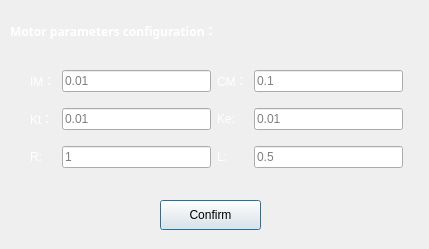
<?xml version="1.0" encoding="UTF-8"?>
<ui version="4.0">
 <class>Dialog</class>
 <widget class="QDialog" name="Dialog">
  <property name="geometry">
   <rect>
    <x>0</x>
    <y>0</y>
    <width>429</width>
    <height>249</height>
   </rect>
  </property>
  <property name="minimumSize">
   <size>
    <width>429</width>
    <height>249</height>
   </size>
  </property>
  <property name="maximumSize">
   <size>
    <width>429</width>
    <height>249</height>
   </size>
  </property>
  <property name="windowTitle">
   <string>Motor</string>
  </property>
  <widget class="QLabel" name="label">
   <property name="geometry">
    <rect>
     <x>10</x>
     <y>20</y>
     <width>301</width>
     <height>21</height>
    </rect>
   </property>
   <property name="palette">
    <palette>
     <active>
      <colorrole role="WindowText">
       <brush brushstyle="SolidPattern">
        <color alpha="255">
         <red>255</red>
         <green>255</green>
         <blue>255</blue>
        </color>
       </brush>
      </colorrole>
     </active>
     <inactive>
      <colorrole role="WindowText">
       <brush brushstyle="SolidPattern">
        <color alpha="255">
         <red>255</red>
         <green>255</green>
         <blue>255</blue>
        </color>
       </brush>
      </colorrole>
     </inactive>
     <disabled>
      <colorrole role="WindowText">
       <brush brushstyle="SolidPattern">
        <color alpha="255">
         <red>120</red>
         <green>120</green>
         <blue>120</blue>
        </color>
       </brush>
      </colorrole>
     </disabled>
    </palette>
   </property>
   <property name="font">
    <font>
     <family>Arial Black</family>
     <pointsize>9</pointsize>
     <weight>75</weight>
     <bold>true</bold>
    </font>
   </property>
   <property name="text">
    <string>Motor parameters configuration：</string>
   </property>
  </widget>
  <widget class="QPushButton" name="pushButton_confirm">
   <property name="geometry">
    <rect>
     <x>160</x>
     <y>200</y>
     <width>101</width>
     <height>30</height>
    </rect>
   </property>
   <property name="text">
    <string>Confirm</string>
   </property>
  </widget>
  <widget class="QWidget" name="">
   <property name="geometry">
    <rect>
     <x>30</x>
     <y>60</y>
     <width>373</width>
     <height>121</height>
    </rect>
   </property>
   <layout class="QGridLayout" name="gridLayout">
    <item row="0" column="0">
     <widget class="QLabel" name="label_2">
      <property name="sizePolicy">
       <sizepolicy hsizetype="Preferred" vsizetype="Preferred">
        <horstretch>0</horstretch>
        <verstretch>0</verstretch>
       </sizepolicy>
      </property>
      <property name="palette">
       <palette>
        <active>
         <colorrole role="WindowText">
          <brush brushstyle="SolidPattern">
           <color alpha="255">
            <red>255</red>
            <green>255</green>
            <blue>255</blue>
           </color>
          </brush>
         </colorrole>
        </active>
        <inactive>
         <colorrole role="WindowText">
          <brush brushstyle="SolidPattern">
           <color alpha="255">
            <red>255</red>
            <green>255</green>
            <blue>255</blue>
           </color>
          </brush>
         </colorrole>
        </inactive>
        <disabled>
         <colorrole role="WindowText">
          <brush brushstyle="SolidPattern">
           <color alpha="255">
            <red>120</red>
            <green>120</green>
            <blue>120</blue>
           </color>
          </brush>
         </colorrole>
        </disabled>
       </palette>
      </property>
      <property name="toolTip">
       <string>&lt;html&gt;&lt;head/&gt;&lt;body&gt;&lt;p&gt;Moment of Inertia on Motor&lt;/p&gt;&lt;p&gt;Unit: kgm^2&lt;/p&gt;&lt;/body&gt;&lt;/html&gt;</string>
      </property>
      <property name="text">
       <string>IM：</string>
      </property>
     </widget>
    </item>
    <item row="0" column="1">
     <widget class="QLineEdit" name="lineEdit_motor_IM">
      <property name="placeholderText">
       <string>0.01</string>
      </property>
     </widget>
    </item>
    <item row="0" column="2">
     <widget class="QLabel" name="label_3">
      <property name="palette">
       <palette>
        <active>
         <colorrole role="WindowText">
          <brush brushstyle="SolidPattern">
           <color alpha="255">
            <red>255</red>
            <green>255</green>
            <blue>255</blue>
           </color>
          </brush>
         </colorrole>
        </active>
        <inactive>
         <colorrole role="WindowText">
          <brush brushstyle="SolidPattern">
           <color alpha="255">
            <red>255</red>
            <green>255</green>
            <blue>255</blue>
           </color>
          </brush>
         </colorrole>
        </inactive>
        <disabled>
         <colorrole role="WindowText">
          <brush brushstyle="SolidPattern">
           <color alpha="255">
            <red>120</red>
            <green>120</green>
            <blue>120</blue>
           </color>
          </brush>
         </colorrole>
        </disabled>
       </palette>
      </property>
      <property name="toolTip">
       <string>&lt;html&gt;&lt;head/&gt;&lt;body&gt;&lt;p&gt;Damping of Motor&lt;/p&gt;&lt;p&gt;Unit: Nms&lt;/p&gt;&lt;/body&gt;&lt;/html&gt;</string>
      </property>
      <property name="text">
       <string>CM：</string>
      </property>
     </widget>
    </item>
    <item row="0" column="3">
     <widget class="QLineEdit" name="lineEdit_motor_CM">
      <property name="sizePolicy">
       <sizepolicy hsizetype="Expanding" vsizetype="Fixed">
        <horstretch>0</horstretch>
        <verstretch>4</verstretch>
       </sizepolicy>
      </property>
      <property name="placeholderText">
       <string>0.1</string>
      </property>
     </widget>
    </item>
    <item row="1" column="0">
     <widget class="QLabel" name="label_4">
      <property name="palette">
       <palette>
        <active>
         <colorrole role="WindowText">
          <brush brushstyle="SolidPattern">
           <color alpha="255">
            <red>255</red>
            <green>255</green>
            <blue>255</blue>
           </color>
          </brush>
         </colorrole>
        </active>
        <inactive>
         <colorrole role="WindowText">
          <brush brushstyle="SolidPattern">
           <color alpha="255">
            <red>255</red>
            <green>255</green>
            <blue>255</blue>
           </color>
          </brush>
         </colorrole>
        </inactive>
        <disabled>
         <colorrole role="WindowText">
          <brush brushstyle="SolidPattern">
           <color alpha="255">
            <red>120</red>
            <green>120</green>
            <blue>120</blue>
           </color>
          </brush>
         </colorrole>
        </disabled>
       </palette>
      </property>
      <property name="toolTip">
       <string>&lt;html&gt;&lt;head/&gt;&lt;body&gt;&lt;p&gt;Motor Torque Constant&lt;/p&gt;&lt;p&gt;Unit:Nm/An&lt;/p&gt;&lt;/body&gt;&lt;/html&gt;</string>
      </property>
      <property name="text">
       <string>Kt：</string>
      </property>
     </widget>
    </item>
    <item row="1" column="1">
     <widget class="QLineEdit" name="lineEdit_motor_Kt">
      <property name="text">
       <string/>
      </property>
      <property name="placeholderText">
       <string>0.01</string>
      </property>
     </widget>
    </item>
    <item row="1" column="2">
     <widget class="QLabel" name="label_8">
      <property name="sizePolicy">
       <sizepolicy hsizetype="Preferred" vsizetype="Preferred">
        <horstretch>0</horstretch>
        <verstretch>0</verstretch>
       </sizepolicy>
      </property>
      <property name="palette">
       <palette>
        <active>
         <colorrole role="WindowText">
          <brush brushstyle="SolidPattern">
           <color alpha="255">
            <red>255</red>
            <green>255</green>
            <blue>255</blue>
           </color>
          </brush>
         </colorrole>
        </active>
        <inactive>
         <colorrole role="WindowText">
          <brush brushstyle="SolidPattern">
           <color alpha="255">
            <red>255</red>
            <green>255</green>
            <blue>255</blue>
           </color>
          </brush>
         </colorrole>
        </inactive>
        <disabled>
         <colorrole role="WindowText">
          <brush brushstyle="SolidPattern">
           <color alpha="255">
            <red>120</red>
            <green>120</green>
            <blue>120</blue>
           </color>
          </brush>
         </colorrole>
        </disabled>
       </palette>
      </property>
      <property name="toolTip">
       <string>&lt;html&gt;&lt;head/&gt;&lt;body&gt;&lt;p&gt;Electromotive Force Constant&lt;/p&gt;&lt;p&gt;Unit: V/rad/s&lt;/p&gt;&lt;/body&gt;&lt;/html&gt;</string>
      </property>
      <property name="text">
       <string>Ke:</string>
      </property>
     </widget>
    </item>
    <item row="1" column="3">
     <widget class="QLineEdit" name="lineEdit_motor_Ke">
      <property name="sizePolicy">
       <sizepolicy hsizetype="Expanding" vsizetype="Fixed">
        <horstretch>0</horstretch>
        <verstretch>0</verstretch>
       </sizepolicy>
      </property>
      <property name="placeholderText">
       <string>0.01</string>
      </property>
     </widget>
    </item>
    <item row="2" column="0">
     <widget class="QLabel" name="label_14">
      <property name="palette">
       <palette>
        <active>
         <colorrole role="WindowText">
          <brush brushstyle="SolidPattern">
           <color alpha="255">
            <red>255</red>
            <green>255</green>
            <blue>255</blue>
           </color>
          </brush>
         </colorrole>
        </active>
        <inactive>
         <colorrole role="WindowText">
          <brush brushstyle="SolidPattern">
           <color alpha="255">
            <red>255</red>
            <green>255</green>
            <blue>255</blue>
           </color>
          </brush>
         </colorrole>
        </inactive>
        <disabled>
         <colorrole role="WindowText">
          <brush brushstyle="SolidPattern">
           <color alpha="255">
            <red>120</red>
            <green>120</green>
            <blue>120</blue>
           </color>
          </brush>
         </colorrole>
        </disabled>
       </palette>
      </property>
      <property name="toolTip">
       <string>&lt;html&gt;&lt;head/&gt;&lt;body&gt;&lt;p&gt;Electric Resistance&lt;/p&gt;&lt;p&gt;Unit: Ohm&lt;/p&gt;&lt;/body&gt;&lt;/html&gt;</string>
      </property>
      <property name="text">
       <string>R:</string>
      </property>
     </widget>
    </item>
    <item row="2" column="1">
     <widget class="QLineEdit" name="lineEdit_motor_R">
      <property name="sizePolicy">
       <sizepolicy hsizetype="Expanding" vsizetype="Fixed">
        <horstretch>0</horstretch>
        <verstretch>0</verstretch>
       </sizepolicy>
      </property>
      <property name="placeholderText">
       <string>1</string>
      </property>
     </widget>
    </item>
    <item row="2" column="2">
     <widget class="QLabel" name="label_10">
      <property name="palette">
       <palette>
        <active>
         <colorrole role="WindowText">
          <brush brushstyle="SolidPattern">
           <color alpha="255">
            <red>255</red>
            <green>255</green>
            <blue>255</blue>
           </color>
          </brush>
         </colorrole>
        </active>
        <inactive>
         <colorrole role="WindowText">
          <brush brushstyle="SolidPattern">
           <color alpha="255">
            <red>255</red>
            <green>255</green>
            <blue>255</blue>
           </color>
          </brush>
         </colorrole>
        </inactive>
        <disabled>
         <colorrole role="WindowText">
          <brush brushstyle="SolidPattern">
           <color alpha="255">
            <red>120</red>
            <green>120</green>
            <blue>120</blue>
           </color>
          </brush>
         </colorrole>
        </disabled>
       </palette>
      </property>
      <property name="toolTip">
       <string>&lt;html&gt;&lt;head/&gt;&lt;body&gt;&lt;p&gt;Electric Inductance&lt;/p&gt;&lt;p&gt;Unit: H&lt;/p&gt;&lt;/body&gt;&lt;/html&gt;</string>
      </property>
      <property name="text">
       <string>L:</string>
      </property>
     </widget>
    </item>
    <item row="2" column="3">
     <widget class="QLineEdit" name="lineEdit_motor_L">
      <property name="placeholderText">
       <string>0.5</string>
      </property>
     </widget>
    </item>
   </layout>
  </widget>
 </widget>
 <resources/>
 <connections/>
</ui>
